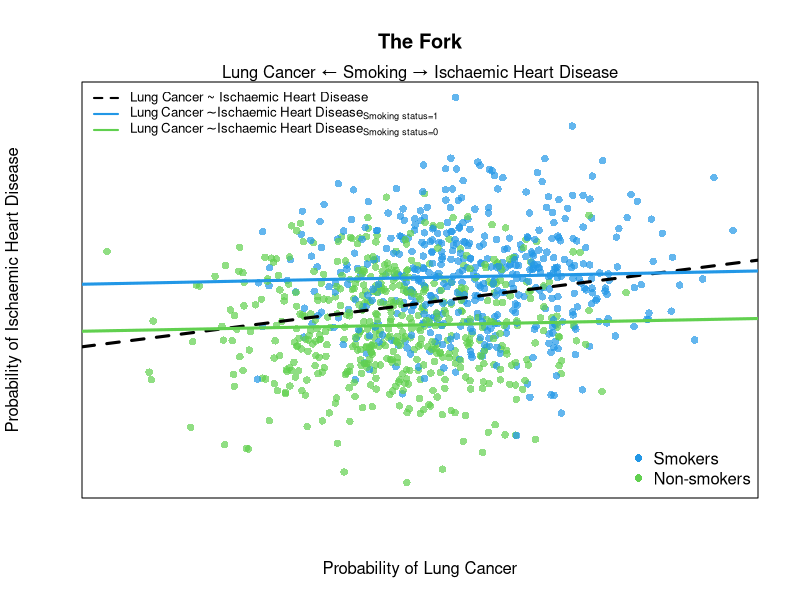
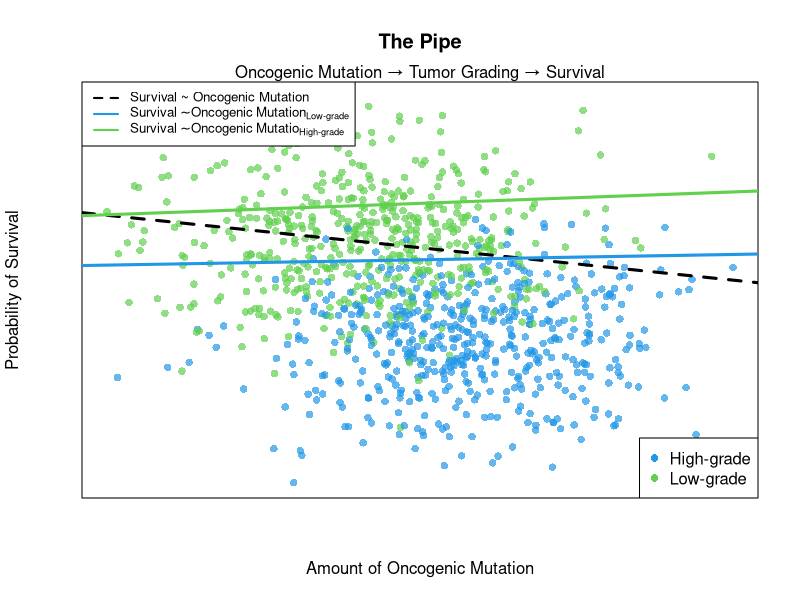
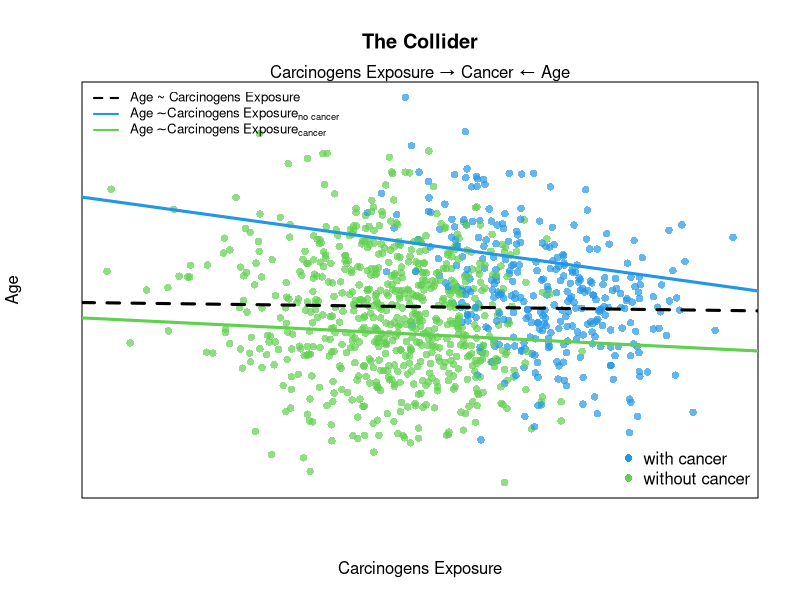

Reproduce these figures in R, in order.
set.seed(1)
# function for the simulation
inv_logit <- function (x) {
  p <- 1/(1 + exp(-x))
  p <- ifelse(x == Inf, 1, p)
  p
}
rbern <- function (n, prob = 0.5) {
  rbinom(n, size = 1, prob = prob)
}
# general graphical parameters
a <- 0.7
cols <- palette.colors(palette = 'R4', alpha = a)[3:4]


N <- 1000 # sets the number of replicate for each simulation



# fork

# simulation
Smoking_status <- rbern(N, prob = 0.5 ) 
IHD <- rnorm(N, mean = Smoking_status)
Lung_Cancer <- rnorm(N, mean = Smoking_status) 

# graphical parameters
mysubtitle = "Lung Cancer ← Smoking → Ischaemic Heart Disease"
my_lab <- c('Lung Cancer ~ Ischaemic Heart Disease',
            expression(Lung~Cancer%~%Ischaemic~Heart~Disease['Smoking status=1']),
            expression(Lung~Cancer%~%Ischaemic~Heart~Disease['Smoking status=0']))


# Figure
png(file = "figures/Fork.png",width = 2000, height = 2000, res=300)
plot(Lung_Cancer, IHD, main="The Fork", 
     col= cols[Smoking_status+1], pch=16, 
     xaxt="n", yaxt="n",
     xlab="Probability of Lung Cancer",
     ylab="Probability of Ischaemic Heart Disease")
mtext(side = 3, mysubtitle)
legend("topleft", legend=my_lab, col=c(1,4,3), lty=c(2,1,1), lwd = 2, cex=0.8, bty="n")
legend('bottomright', legend = c('Smokers', 'Non-smokers'), pch = 16, col = c(4,3), bty = 'n')
# no stratification 
abline(lm(Lung_Cancer~IHD),lwd=3,lty=2,col=1)
#Stratify by Smoking_status==1
abline(lm(Lung_Cancer[Smoking_status==1]~IHD[Smoking_status==1]),lwd=3,lty=1,col=4)
#Stratify by Smoking_status==0
abline(lm(Lung_Cancer[Smoking_status==0]~IHD[Smoking_status==0]),lwd=3,lty=1,col=3)
dev.off()

# pipe
# simulation
oncogenic_mutation <- rnorm(N)
tumor_grading <- rbern(N,inv_logit(oncogenic_mutation))
survival <- rnorm(N,(-2*tumor_grading))

# graphical parameters
mysubtitle = "Oncogenic Mutation → Tumor Grading → Survival"
my_lab <- c('Survival ~ Oncogenic Mutation',
            expression(Survival%~%Oncogenic~Mutation['Low-grade']),
            expression(Survival%~%Oncogenic~Mutatio['High-grade']))
#Figure
png(file = "figures/Pipe.png",width = 2000, height = 2000,res=300)
plot(oncogenic_mutation,survival,
     main="The Pipe", 
     col=cols[tumor_grading+1], 
     pch=16, xaxt="n",yaxt="n",
     xlab="Amount of Oncogenic Mutation", ylab="Probability of Survival")
mtext(side = 3, mysubtitle)
legend("topleft", legend=my_lab, col=c("black", 4,3), lwd = 2, lty=c(2,1,1), cex=0.8)
legend('bottomright', legend = c('High-grade', 'Low-grade'), pch = 16, col = c(4,3))
# no stratification
abline(lm(oncogenic_mutation~survival),lwd=3,lty=2,col="black")
#Stratify by HG
abline(lm(oncogenic_mutation[tumor_grading==1]~survival[tumor_grading==1]),lwd=3,lty=1,col=3)
#Stratify by LG
abline(lm(oncogenic_mutation[tumor_grading==0]~survival[tumor_grading==0]),lwd=3,lty=1,col=4)

dev.off()



# collider
# simulation
Carcinocens <- rnorm(N)
age <- rnorm(N)
cancer_presence <- rbern(N, prob = inv_logit(Carcinocens*4 + age -2))
#graphical parameters
mysubtitle = "Carcinogens Exposure → Cancer ← Age"
my_lab <- c('Age ~ Carcinogens Exposure',
            expression(Age%~%Carcinogens~Exposure['no cancer']),  
            expression(Age%~%Carcinogens~Exposure['cancer']))
#figure
png(file = "figures/Collider.png",width = 2000, height = 2000,res=300)
plot(Carcinocens+rnorm(N,sd = 0.1),age,
     main="The Collider", col=cols[cancer_presence+1], 
     pch=16, xaxt="n",yaxt="n",xlab="Carcinogens Exposure",ylab="Age")
#no stratification
abline(lm(Carcinocens~age),lwd=3,lty=2,col="black")
#Stratify by with cancer
abline(lm(Carcinocens[cancer_presence==1]~age[cancer_presence==1]),lwd=3,lty=1,col=4)
# stratification of pts without cancer
abline(lm(Carcinocens[cancer_presence==0]~age[cancer_presence==0]),lwd=3,lty=1,col=3)
# legends
legend("topleft", legend=my_lab, col=c("black", 4,3), lwd = 2, lty=c(2,1,1), cex=0.8,bty="n")
legend('bottomright', legend = c('with cancer', 'without cancer'), pch = 16, col = c(4,3), bty = 'n')
mtext(side = 3, mysubtitle)
dev.off()
